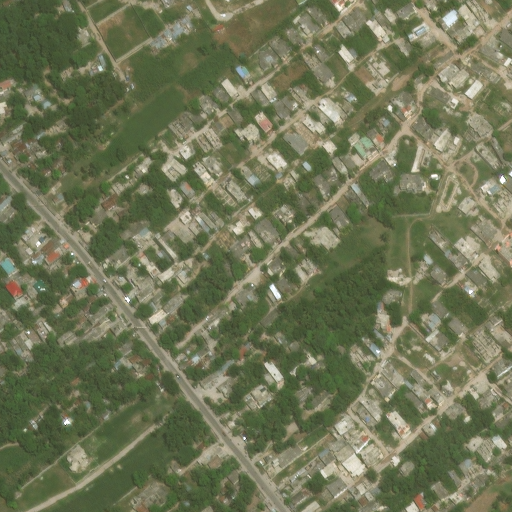
#> input picture hurricane-matthew_00000027_post_disaster.png, 1024 x 1024 px (shown at 1/2 size)
$ python disaster_image_metadata.py hurricane-matthew_00000027_post_disaster.png
#> lines starting #> are read from the running program, lines starting #| are printed output that depends on the picture
#!/usr/bin/env python3
"""
Disaster Image Metadata Extractor
Extracts GPS, disaster context, and pixel-level stats from an image file.
Usage: python disaster_image_metadata.py <image_path>
"""

import sys
import os
import json
import numpy as np
from PIL import Image
from PIL.ExifTags import TAGS, GPSTAGS


DISASTER_KEYWORDS = [
    "flood", "fire", "earthquake", "hurricane", "tornado", "tsunami",
    "wildfire", "storm", "cyclone", "landslide", "avalanche", "drought",
    "explosion", "collapse", "damage", "disaster", "emergency", "rescue",
]


def get_gps_info(image_path):
    with Image.open(image_path) as img:
#> img is the input picture: PIL image 1024x1024 RGB; mean R, G, B 111.9, 117.1, 86.8
        exif_data = img._getexif() if hasattr(img, "_getexif") else None
    if not exif_data:
        return None
    gps_raw = None
    for tag_id, value in exif_data.items():
        if TAGS.get(tag_id) == "GPSInfo":
            gps_raw = {GPSTAGS.get(t, t): v for t, v in value.items()}
            break
    if not gps_raw:
        return None
    def to_decimal(dms, ref):
        d, m, s = float(dms[0]), float(dms[1]), float(dms[2])
        decimal = d + m / 60 + s / 3600
        return round(-decimal if ref in ("S", "W") else decimal, 6)
    gps = {}
    if "GPSLatitude" in gps_raw and "GPSLatitudeRef" in gps_raw:
        gps["latitude"] = to_decimal(gps_raw["GPSLatitude"], gps_raw["GPSLatitudeRef"])
    if "GPSLongitude" in gps_raw and "GPSLongitudeRef" in gps_raw:
        gps["longitude"] = to_decimal(gps_raw["GPSLongitude"], gps_raw["GPSLongitudeRef"])
    if "GPSAltitude" in gps_raw:
        gps["altitude_meters"] = round(float(gps_raw["GPSAltitude"]), 2)
    return gps or None


def get_disaster_context(image_path):
    filename = os.path.basename(image_path).lower()
    return [kw for kw in DISASTER_KEYWORDS if kw in filename]


def get_pixel_stats(image_path):
    with Image.open(image_path) as img:
        width, height = img.size
#> width = 1024; height = 1024
        img_rgb = img.convert("RGB")

    pixels = np.array(img_rgb, dtype=np.float32)
    r, g, b = pixels[:, :, 0], pixels[:, :, 1], pixels[:, :, 2]
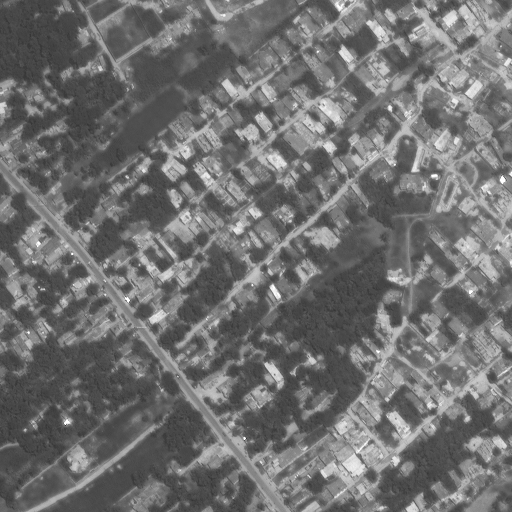
#> r: shape (1024, 1024) float32 (shown at 1/2 size); min 1, max 255, mean 111.9
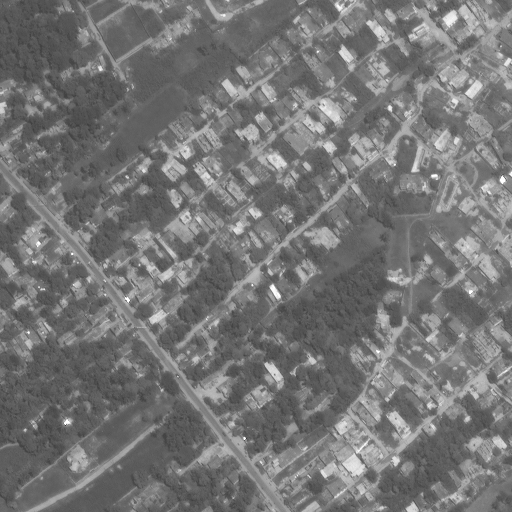
#> g: shape (1024, 1024) float32 (shown at 1/2 size); min 1, max 255, mean 117.1
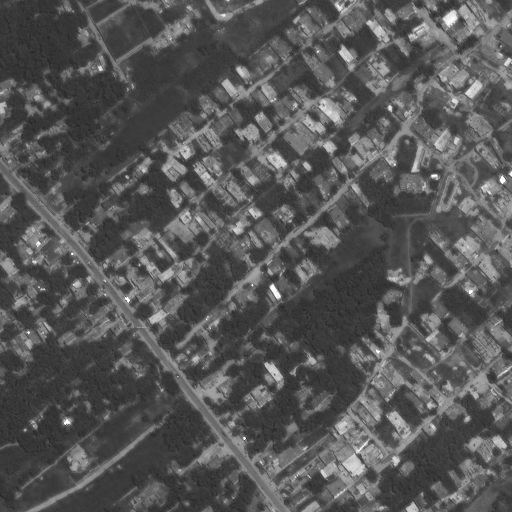
#> b: shape (1024, 1024) float32 (shown at 1/2 size); min 1, max 255, mean 86.8

    # Mean brightness (average of all channels)
    brightness = float(np.mean(pixels))
#> brightness = 105.3

    # Per-channel stats
    channel_stats = {
        "red":   {"mean": round(float(np.mean(r)), 2), "std": round(float(np.std(r)), 2)},
        "green": {"mean": round(float(np.mean(g)), 2), "std": round(float(np.std(g)), 2)},
        "blue":  {"mean": round(float(np.mean(b)), 2), "std": round(float(np.std(b)), 2)},
    }

    # Green ratio — high = healthy vegetation, low = possible damage/burn/flood
    green_ratio = round(float(np.mean(g)) / (float(np.mean(r)) + 1e-5), 4)
#> green_ratio = 1.05

    # Dark pixel ratio — high ratio may indicate burn scars, flooding, or debris
    dark_threshold = 50
    dark_pixel_ratio = round(float(np.mean(pixels < dark_threshold)), 4)
#> dark_pixel_ratio = 0.0062

    # Contrast std deviation — indicates structural complexity
    overall_std = round(float(np.std(pixels)), 2)
#> overall_std = 35.54

    # Damage hints based on simple heuristics
    hints = []
    if brightness < 80:
        hints.append("Low brightness — possible burn scars, flooding, or heavy shadow")
    if dark_pixel_ratio > 0.2:
        hints.append("High dark pixel ratio — possible debris, flooding, or burned areas")
    if green_ratio < 0.9:
        hints.append("Low green ratio — reduced vegetation, possible damage or defoliation")
    if overall_std > 60:
        hints.append("High contrast variation — structural complexity or mixed damage")
    if not hints:
        hints.append("No strong damage indicators detected from pixel stats alone")

    return {
        "dimensions": {"width": width, "height": height, "megapixels": round((width * height) / 1_000_000, 2)},
        "mean_brightness": round(brightness, 2),
        "channel_stats": channel_stats,
        "green_ratio": green_ratio,
        "dark_pixel_ratio": dark_pixel_ratio,
        "contrast_std": overall_std,
        "damage_hints": hints,
    }


def main():
    if len(sys.argv) < 2:
        print("Usage: python disaster_image_metadata.py <image_path>")
        sys.exit(1)

    image_path = sys.argv[1]

    if not os.path.exists(image_path):
        print(f"Error: File not found: {image_path}")
        sys.exit(1)

    gps = get_gps_info(image_path)
    keywords = get_disaster_context(image_path)
    pixel_stats = get_pixel_stats(image_path)
#> pixel_stats = 7 items

    result = {
        "gps": gps or "No GPS data found",
        "disaster_keywords": keywords or "No disaster keywords found in filename",
        "pixel_stats": pixel_stats,
    }

    print(json.dumps(result, indent=2))
#> (printed output is left out)


if __name__ == "__main__":
    main()
